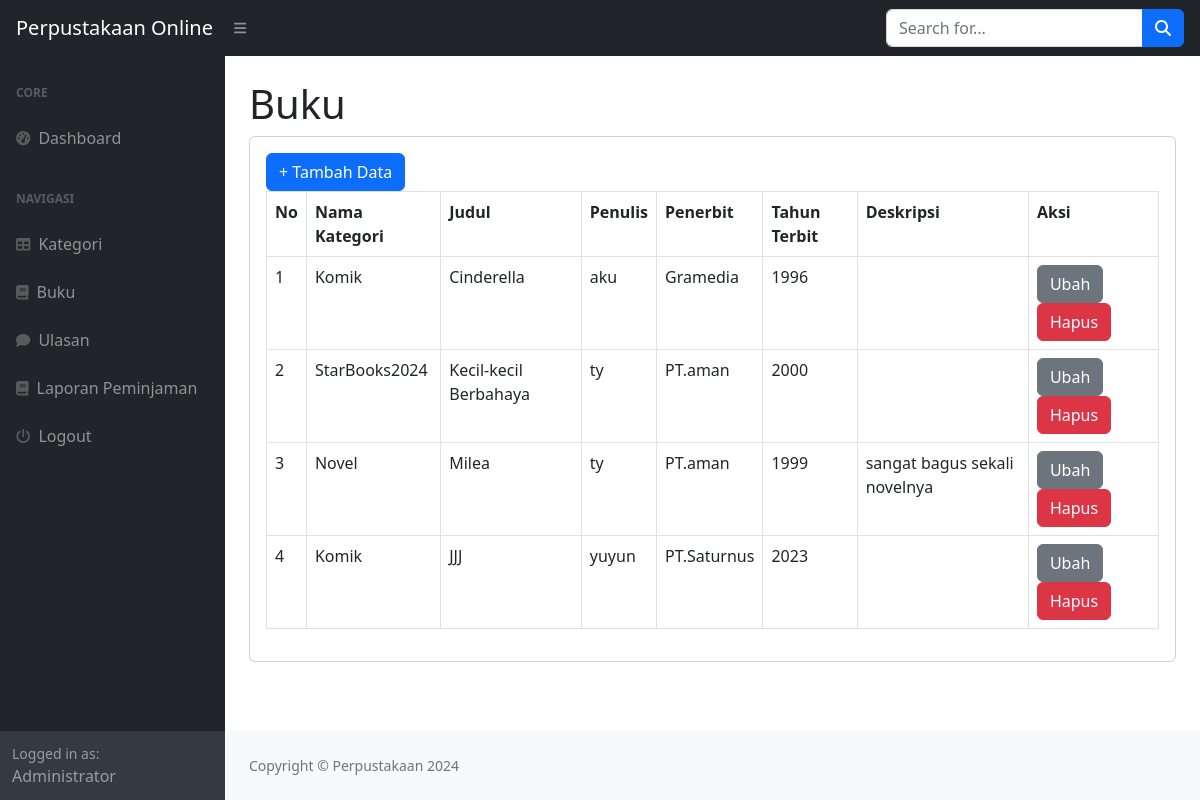
/index.php?page=buku (signed in), run on the app's committed database.
### tables this page shows
CREATE TABLE `buku` (
  `id_buku` int(11) NOT NULL,
  `id_kategori` int(11) DEFAULT NULL,
  `judul` varchar(255) DEFAULT NULL,
  `penulis` varchar(255) DEFAULT NULL,
  `penerbit` varchar(255) DEFAULT NULL,
  `tahun_terbit` varchar(255) DEFAULT NULL,
  `deskripsi` text DEFAULT NULL
);

CREATE TABLE `kategori` (
  `id_kategori` int(11) NOT NULL,
  `kategori` varchar(255) DEFAULT NULL
);

### buku.php (the view)
<h1 class="mt-4">Buku</h1>
<div class="card">
    <div class="card-body">
<div class="row">
    <div class="col-md-12">
        <a href="?page=buku_tambah" class="btn btn-primary">+ Tambah Data</a>
        <table class="table table-bordered" id="dataTable" width="100%" cellspacing="0">
            <tr>
                <th>No</th>
                <th>Nama Kategori</th>
                <th>Judul</th>
                <th>Penulis</th>
                <th>Penerbit</th>
                <th>Tahun Terbit</th>
                <th>Deskripsi</th>
                <th>Aksi</th>
            </tr>
            <?php
            $i = 1;
                $query = mysqli_query($koneksi, "SELECT*FROM buku LEFT JOIN kategori on buku.id_kategori = kategori.id_kategori");
                while($data = mysqli_fetch_array($query)){
                    ?>
                    <tr>
                        <td><?php echo $i++; ?></td>
                        <td><?php echo $data['kategori']; ?></td>
                        <td><?php echo $data['judul']; ?></td>
                        <td><?php echo $data['penulis']; ?></td>
                        <td><?php echo $data['penerbit']; ?></td>
                        <td><?php echo $data['tahun_terbit']; ?></td>
                        <td><?php echo $data['deskripsi']; ?></td>
                        <td>
                            <a href="?page=buku_ubah&&id=<?php echo $data['id_buku']; ?>" class="btn btn-secondary">Ubah</a>
                            <a onclick="return confirm('Apakah anda yakin menghapus data ini');" href="?page=buku_hapus&&id=<?php echo $data['id_kategori']; ?>" class="btn btn-danger">Hapus</a>
                        </td>
                    </tr>
                    <?php
                }
                ?>
        </table>
    </div>
</div>
    </div>
</div>

### index.php (shortened to what this page needs)
<!DOCTYPE html>
<html lang="en">
    <head>
        <link href="https://cdn.jsdelivr.net/npm/simple-datatables@7.1.2/dist/style.min.css" rel="stylesheet" />
        <link href="css/styles.css" rel="stylesheet" />
    </head>
    <body class="sb-nav-fixed">
        <nav class="sb-topnav navbar navbar-expand navbar-dark bg-dark">
            <a class="navbar-brand ps-3" href="index.html"> Perpustakaan Online</a>
            <button class="btn btn-link btn-sm order-1 order-lg-0 me-4 me-lg-0" id="sidebarToggle" href="#!"><i class="fas fa-bars"></i></button>
            <form class="d-none d-md-inline-block form-inline ms-auto me-0 me-md-3 my-2 my-md-0">
                <div class="input-group">
                    <input class="form-control" type="text" placeholder="Search for..." aria-label="Search for..." aria-describedby="btnNavbarSearch" />
                    <button class="btn btn-primary" id="btnNavbarSearch" type="button"><i class="fas fa-search"></i></button>
                </div>
            </form>
        </nav>
        <div id="layoutSidenav">
            <div id="layoutSidenav_nav">
                <nav class="sb-sidenav accordion sb-sidenav-dark" id="sidenavAccordion">
                    <div class="sb-sidenav-menu">
                        <div class="nav">
                            <div class="sb-sidenav-menu-heading">Core</div>
                            <a class="nav-link" href="?">
                                <div class="sb-nav-link-icon"><i class="fas fa-tachometer-alt"></i></div>
                                Dashboard
                            </a>
                            <div class="sb-sidenav-menu-heading">Navigasi</div>
                            <?php
                                if ($_SESSION['user']['level'] !='peminjam'){
                            ?>
                            <a class="nav-link" href="?page=kategori">
                                <div class="sb-nav-link-icon"><i class="fas fa-table"></i></div>
                                Kategori
                            </a>
                            <a class="nav-link" href="?page=buku">
                                <div class="sb-nav-link-icon"><i class="fas fa-book"></i></div>
                                Buku
                            </a>
                            <?php
                                }
                                ?>
                            <a class="nav-link" href="?page=ulasan">
                                <div class="sb-nav-link-icon"><i class="fas fa-comment"></i></div>
                                Ulasan
                            </a>
                            <?php
                                if ($_SESSION['user']['level'] !='peminjam'){
                            ?>
                             <a class="nav-link" href="?page=laporan">
                                <div class="sb-nav-link-icon"><i class="fas fa-book"></i></div>
                             Laporan Peminjaman
                            </a>
                            <?php
                                }
                                ?>
                            <a class="nav-link" href="logout.php">
                                <div class="sb-nav-link-icon"><i class="fas fa-power-off"></i></div>
                                Logout
                            </a>
                        </div>
                    </div>
                    <div class="sb-sidenav-footer">
                        <div class="small">Logged in as:</div>
                        <?php echo $_SESSION['user']['nama']; ?>
                    </div>
                </nav>
            </div>
            <div id="layoutSidenav_content">
                <main>
                    <div class="container-fluid px-4">
                                <?php
                                $page = isset($_GET['page']) ? $_GET['page'] : 'home';
                                if (file_exists($page . '.php')){
                                    include $page . '.php';
                                }else{
                                    include '404.php';
                                }
                                ?>
                    </div>
                </main>
                <footer class="py-4 bg-light mt-auto">
                    <div class="container-fluid px-4">
                        <div class="d-flex align-items-center justify-content-between small">
                            <div class="text-muted">Copyright &copy; Perpustakaan 2024</div>
                        </div>
                    </div>
                </footer>
            </div>
        </div>
    </body>
</html>

### data on the page
buku: id_kategori.kategori "Komik", judul "Cinderella", penulis "aku", penerbit "Gramedia", tahun_terbit "1996"
buku: id_kategori.kategori "StarBooks2024", judul "Kecil-kecil Berbahaya", penulis "ty", penerbit "PT.aman", tahun_terbit "2000"
buku: id_kategori.kategori "Novel", judul "Milea", penulis "ty", penerbit "PT.aman", tahun_terbit "1999", deskripsi "sangat bagus sekali novelnya"
buku: id_kategori.kategori "Komik", judul "JJJ", penulis "yuyun", penerbit "PT.Saturnus", tahun_terbit "2023"

### other printed values
$_SESSION['user']['nama'] "Administrator"
